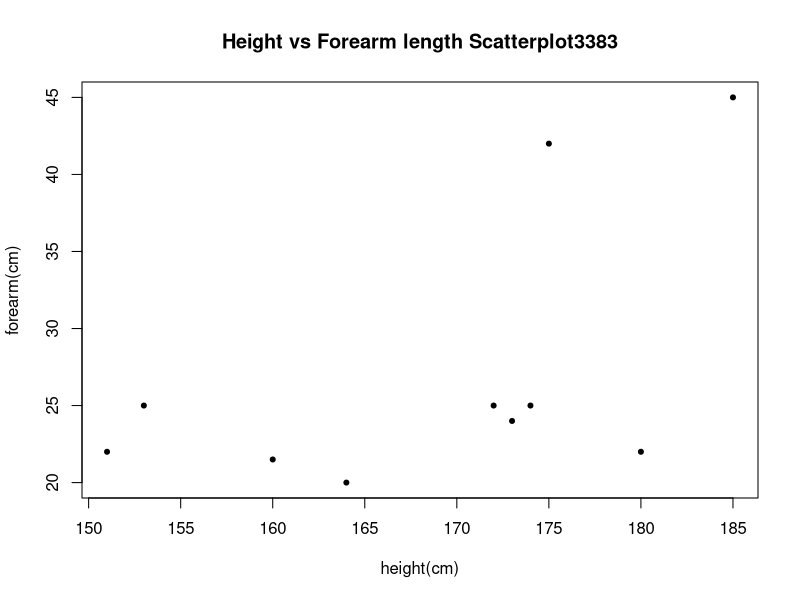
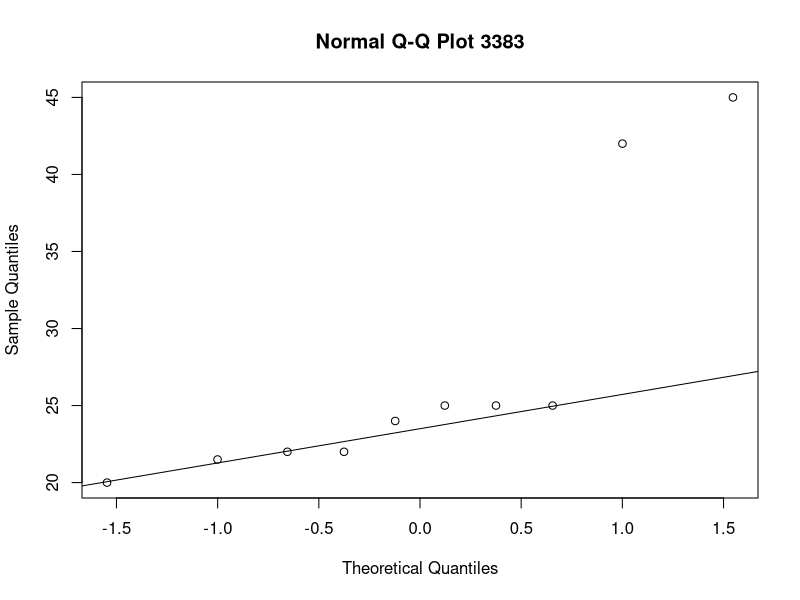
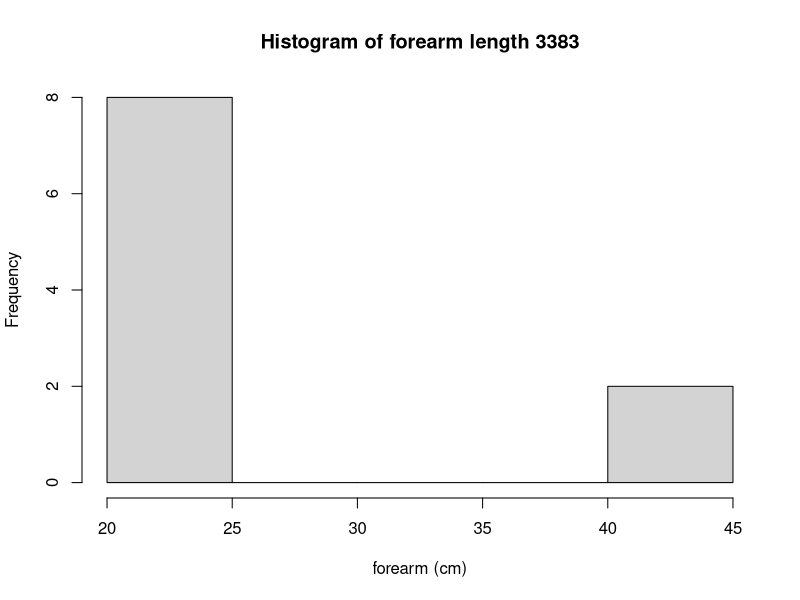
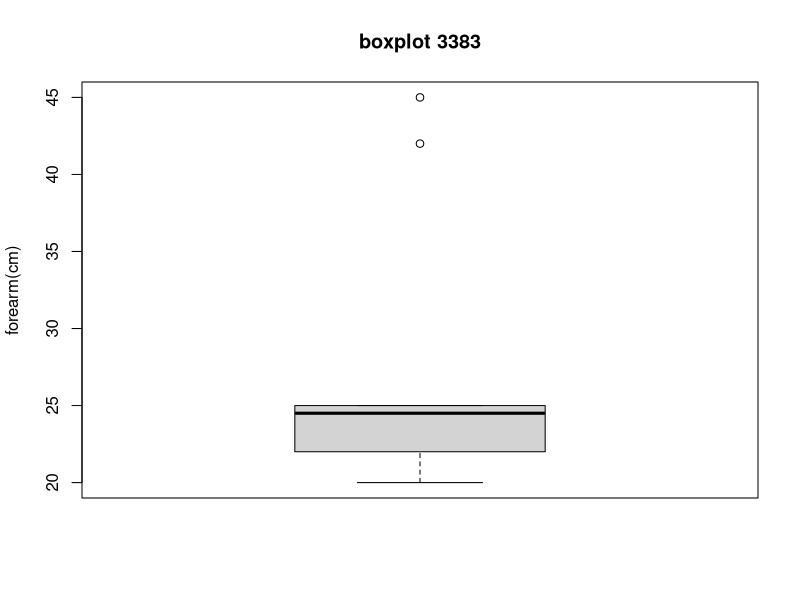
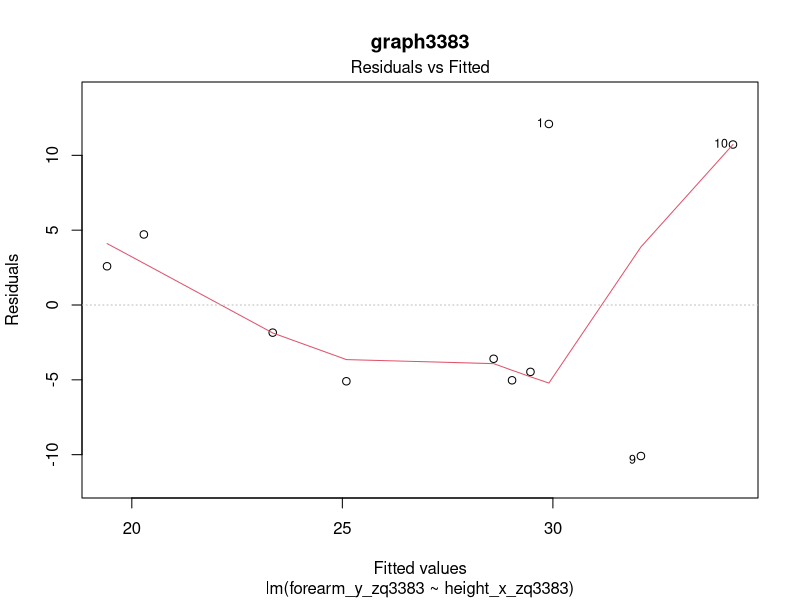

The R script that drew these images, in order:
## ---- chunk 1
set.seed(3383)
numbers <- sort(sample.int(366,10))
## ---- chunk 2
ZQ3383_data <- data.frame(height_x_zq3383=c(175, 173, 174, 160, 151, 164, 153, 172, 180, 185), forearm_y_zq3383=c(42, 24, 25, 21.5, 22, 20, 25, 25, 22, 45))
plot(ZQ3383_data$height_x_zq3383, ZQ3383_data$forearm_y_zq3383, main="Height vs Forearm length Scatterplot3383", xlab="height(cm)", ylab="forearm(cm)", pch=20)
## ---- chunk 3
qqnorm(ZQ3383_data$forearm_y_zq3383, main = "Normal Q-Q Plot 3383")
qqline(ZQ3383_data$forearm_y_zq3383)
## ---- chunk 4
hist(ZQ3383_data$forearm_y_zq3383, main = "Histogram of forearm length 3383", xlab = "forearm (cm)")
## ---- chunk 5
boxplot(ZQ3383_data$forearm_y_zq3383, main = "boxplot 3383", ylab="forearm(cm)")
## ---- chunk 6
summary(ZQ3383_data)
## ---- chunk 7
var(ZQ3383_data$height_x_zq3383)
var(ZQ3383_data$forearm_y_zq3383)
sd(ZQ3383_data$height_x_zq3383)
sd(ZQ3383_data$forearm_y_zq3383)
## ---- chunk 8
height_to_forearm_model_3383 <- lm(forearm_y_zq3383~height_x_zq3383, data = ZQ3383_data)
summary(height_to_forearm_model_3383)
## ---- chunk 9
plot(height_to_forearm_model_3383, 1, main = "graph3383")
